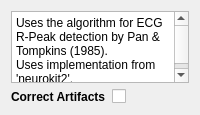
              <widget class="QWidget" name="page_peak_pantompkins">
               <layout class="QFormLayout" name="formLayout_8">
                <item row="1" column="0">
                 <widget class="QLabel" name="correctArtifactsLabel">
                  <property name="font">
                   <font>
                    <bold>true</bold>
                   </font>
                  </property>
                  <property name="text">
                   <string>Correct Artifacts</string>
                  </property>
                 </widget>
                </item>
                <item row="1" column="1">
                 <widget class="QCheckBox" name="peak_pantompkins_correct_artifacts"/>
                </item>
                <item row="0" column="0" colspan="2">
                 <widget class="QTextBrowser" name="peak_pantompkins_info">
                  <property name="sizePolicy">
                   <sizepolicy hsizetype="Expanding" vsizetype="Preferred">
                    <horstretch>0</horstretch>
                    <verstretch>0</verstretch>
                   </sizepolicy>
                  </property>
                  <property name="sizeAdjustPolicy">
                   <enum>QAbstractScrollArea::AdjustToContents</enum>
                  </property>
                  <property name="html">
                   <string>&lt;!DOCTYPE HTML PUBLIC &quot;-//W3C//DTD HTML 4.0//EN&quot; &quot;http://www.w3.org/TR/REC-html40/strict.dtd&quot;&gt;
&lt;html&gt;&lt;head&gt;&lt;meta name=&quot;qrichtext&quot; content=&quot;1&quot; /&gt;&lt;meta charset=&quot;utf-8&quot; /&gt;&lt;style type=&quot;text/css&quot;&gt;
p, li { white-space: pre-wrap; }
hr { height: 1px; border-width: 0; }
li.unchecked::marker { content: &quot;\2610&quot;; }
li.checked::marker { content: &quot;\2612&quot;; }
&lt;/style&gt;&lt;/head&gt;&lt;body style=&quot; font-family:'Segoe UI'; font-size:9pt; font-weight:400; font-style:normal;&quot;&gt;
&lt;p style=&quot; margin-top:0px; margin-bottom:0px; margin-left:0px; margin-right:0px; -qt-block-indent:0; text-indent:0px;&quot;&gt;Uses the algorithm for ECG R-Peak detection by Pan &amp;amp; Tompkins (1985).&lt;/p&gt;
&lt;p style=&quot; margin-top:0px; margin-bottom:0px; margin-left:0px; margin-right:0px; -qt-block-indent:0; text-indent:0px;&quot;&gt;Uses implementation from 'neurokit2'.&lt;/p&gt;&lt;/body&gt;&lt;/html&gt;</string>
                  </property>
                 </widget>
                </item>
               </layout>
              </widget>
